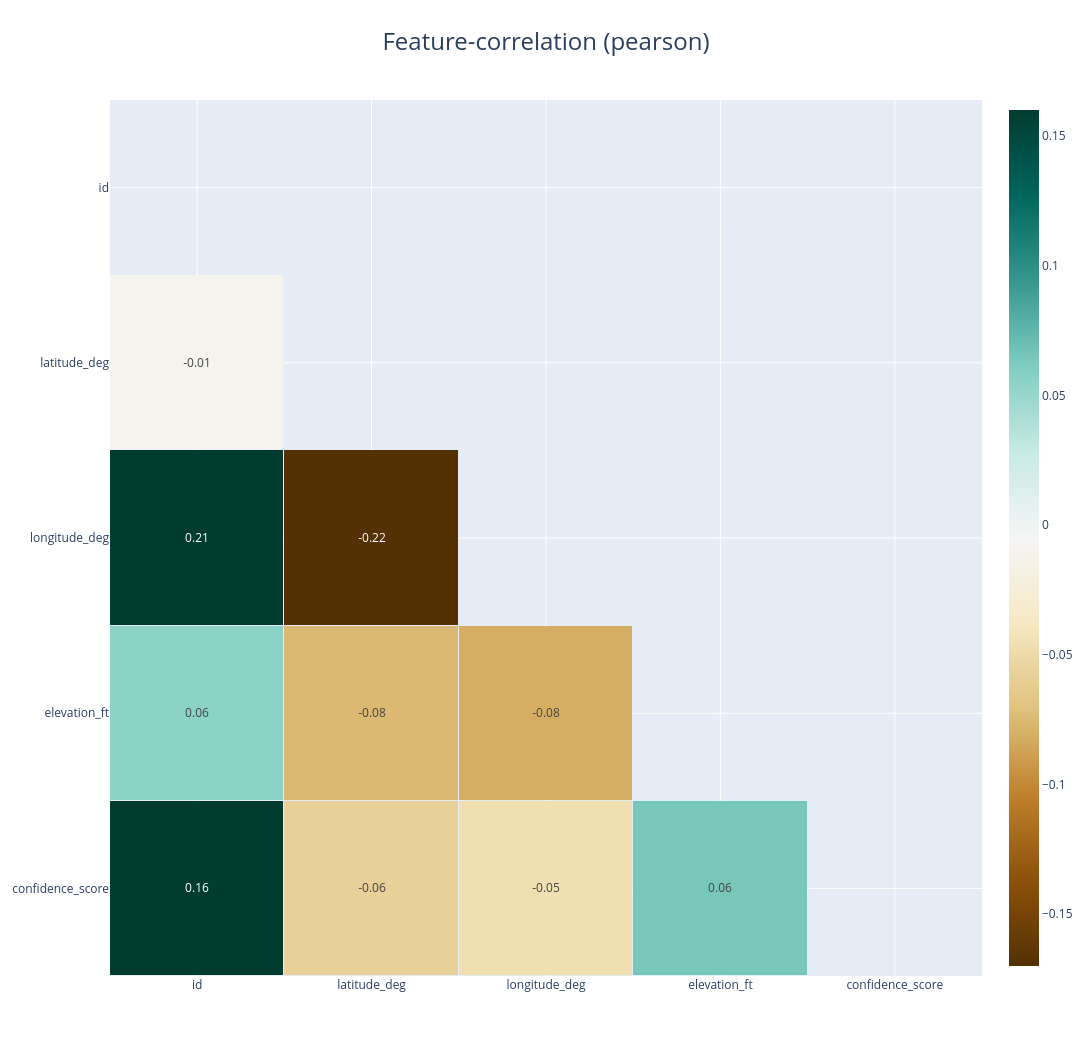

The cell this chart's notebook holds for it:
### Code cell
klib.corr_interactive_plot(df)

### Figure 1 — Plotly figure (JSON) as saved in the notebook; plotly's stock layout.template omitted (floating-point values rounded to 4 significant figures)
{"data": [{"colorscale": [[0, "rgb(84,48,5)"], [0.1, "rgb(140,81,10)"], [0.2, "rgb(191,129,45)"], [0.3, "rgb(223,194,125)"], [0.4, "rgb(246,232,195)"], [0.5, "rgb(245,245,245)"], [0.6, "rgb(199,234,229)"], [0.7, "rgb(128,205,193)"], [0.8, "rgb(53,151,143)"], [0.9, "rgb(1,102,94)"], [1, "rgb(0,60,48)"]], "hoverongaps": false, "text": [["", 0.06, -0.05, -0.06, 0.16], ["", "", -0.08, -0.08, 0.06], ["", "", "", -0.22, 0.21], ["", "", "", "", -0.01], ["", "", "", "", ""]], "textfont": {"size": 12}, "texttemplate": "%{text}", "type": "heatmap", "x": ["confidence_score", "elevation_ft", "longitude_deg", "latitude_deg", "id"], "xgap": 1, "y": ["confidence_score", "elevation_ft", "longitude_deg", "latitude_deg", "id"], "ygap": 1, "z": [[NaN, 0.06495, -0.04581, -0.05838, 0.1605], [NaN, NaN, -0.08116, -0.07558, 0.05585], [NaN, NaN, NaN, -0.2153, 0.2054], [NaN, NaN, NaN, NaN, -0.01032], [NaN, NaN, NaN, NaN, NaN]], "zmax": 0.16, "zmin": -0.17}], "layout": {"autosize": true, "height": 1056, "title": {"font": {"size": 24}, "text": "Feature-correlation (pearson)", "x": 0.5}, "width": 1152, "xaxis": {"autorange": "reversed"}}}
